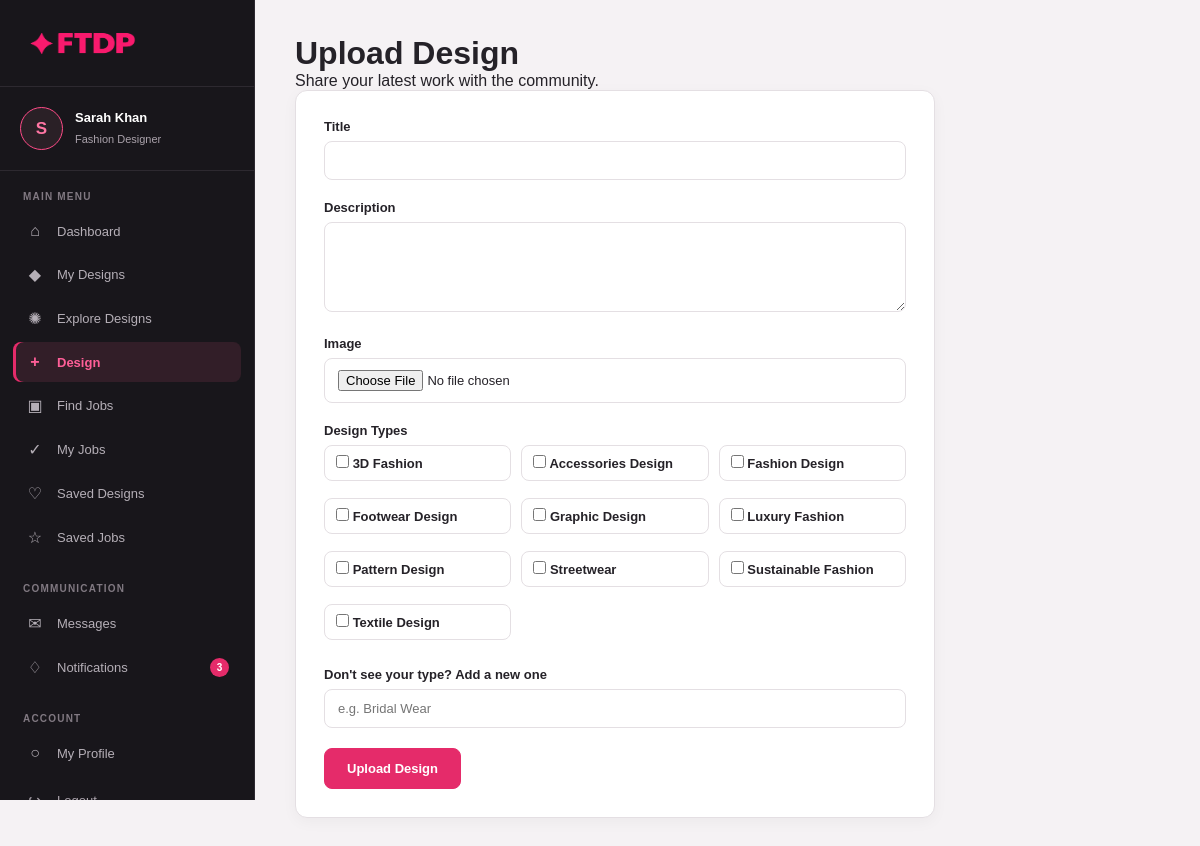
/frontend/pages/designer/upload_design.php (signed in), run on the app's committed database.
### tables this page shows
CREATE TABLE design_types (
id INT AUTO_INCREMENT PRIMARY KEY,

name VARCHAR(100) NOT NULL UNIQUE,

description TEXT,

created_at TIMESTAMP DEFAULT CURRENT_TIMESTAMP
);

### backend/designer/db_helpers.php (called while the page is built, shortened)
<?php
function getAllDesignTypes(mysqli $conn): array
{
    $sql = "
        SELECT id, name
        FROM design_types
        ORDER BY name ASC
    ";
    $result = $conn->query($sql);
    $types = [];
    while ($row = $result->fetch_assoc()) {
        $types[] = $row;
    }
    return $types;
}
?>

### backend/designer/upload_design.php (called while the page is built, shortened)
<?php
require_once __DIR__ . "/../config/config.php";
require_once __DIR__ . "/db_helpers.php";
$all_design_types = getAllDesignTypes($conn);
?>

### frontend/pages/designer/upload_design.php (the view, shortened to what this page needs)
<?php
require_once __DIR__ . "/../../../backend/designer/upload_design.php";
?>
<!DOCTYPE html>
<html lang="en">
<head>
    <link rel="stylesheet" href="../../css/designer_dashboard.css">
    <link rel="stylesheet" href="../../css/designer.css">
    <link rel="stylesheet" href="../../css/upload_design.css">
</head>
<body>
<div class="designer-dashboard">
    <?php require_once __DIR__ . "/../../include/designer_sidebar.php"; ?>
    <main class="designer-main">
        <div class="page-heading">
            <h1>Upload Design</h1>
            <p>Share your latest work with the community.</p>
        </div>
        <div class="upload-card">
            <form
                method="POST"
                action="upload_design.php"
                enctype="multipart/form-data"
            >
                <div class="form-group">
                    <label for="title">Title</label>
                    <input type="text" id="title" name="title" required>
                </div>
                <div class="form-group">
                    <label for="description">Description</label>
                    <textarea id="description" name="description"></textarea>
                </div>
                <div class="form-group">
                    <label for="image">Image</label>
                    <input type="file" id="image" name="image" accept=".jpg,.jpeg,.png,.webp" required>
                </div>
                <div class="form-group">
                    <label>Design Types</label>
                    <div class="types-checkbox-grid">
                        <?php foreach ($all_design_types as $type): ?>
                            <label class="type-checkbox">
                                <input type="checkbox" name="types[]" value="<?= (int) $type["id"]; ?>">
                                <?= htmlspecialchars($type["name"]); ?>
                            </label>
                        <?php endforeach; ?>
                    </div>
                </div>
                <div class="form-group">
                    <label for="new_type">Don't see your type? Add a new one</label>
                    <input type="text" id="new_type" name="new_type" placeholder="e.g. Bridal Wear">
                </div>
                <button type="submit" class="submit-btn">Upload Design</button>
            </form>
        </div>
    </main>
</div>
</body>
</html>

### frontend/css/designer_dashboard.css (style rules this page uses)
:root { --pink: #e52b6a; --pink-dark: #c91d58; --pink-light: #ff75a3; --pink-border: #ff4b88; --pink-soft: #fff0f5; --pink-dark-soft: #321e28; --text: #252228; --light-text: #68616b; --muted: #999099; --border: #e4dfe3; --white: #ffffff; --dashboard-bg: #f5f2f4; }
* { margin: 0; padding: 0; box-sizing: border-box; }
html { scroll-behavior: smooth; }
body { font-family: Arial, Helvetica, sans-serif; background: var(--dashboard-bg); color: var(--text); }
.designer-dashboard { min-height: 100vh; display: flex; }
.designer-main { width: calc(100% - 255px); margin-left: 255px; padding: 35px 40px; }

### frontend/css/designer.css (style rules this page uses)
:root { --sidebar-bg: #18161b; --sidebar-border: #2d2930; --sidebar-hover: #292129; --sidebar-active: #321e28; --pink: #e52b6a; --pink-light: #ff75a3; --pink-border: #ff4b88; --sidebar-text: #b5afb7; --sidebar-muted: #817982; --sidebar-white: #ffffff; }

### frontend/css/upload_design.css (style rules this page uses)
.upload-card { max-width: 640px; padding: 28px; background: var(--white); border: 1px solid var(--border); border-radius: 12px; box-shadow: 0 4px 15px rgba(30, 25, 30, 0.04); }
.form-group { margin-bottom: 20px; }
.form-group label { display: block; margin-bottom: 7px; color: var(--text); font-size: 13px; font-weight: 600; }
.form-group input[type="text"], .form-group textarea, .form-group input[type="file"] { width: 100%; padding: 11px 13px; border: 1px solid var(--border); border-radius: 8px; font-size: 13px; font-family: inherit; color: var(--text); }
.form-group textarea { resize: vertical; min-height: 90px; }
.types-checkbox-grid { display: grid; grid-template-columns: repeat(auto-fill, minmax(160px, 1fr)); gap: 10px; }
.type-checkbox { display: flex; align-items: center; gap: 8px; padding: 9px 11px; border: 1px solid var(--border); border-radius: 8px; font-size: 12px; color: var(--text); }
.type-checkbox input { accent-color: var(--pink); }
.submit-btn { padding: 12px 22px; border: 1px solid var(--pink); border-radius: 8px; background: var(--pink); color: var(--white); font-size: 13px; font-weight: 600; cursor: pointer; transition: 0.2s ease; }

### data on the page
design_types: name "3D Fashion"
design_types: name "Accessories Design"
design_types: name "Fashion Design"
design_types: name "Footwear Design"
design_types: name "Graphic Design"
design_types: name "Luxury Fashion"
design_types: name "Pattern Design"
design_types: name "Streetwear"
design_types: name "Sustainable Fashion"
design_types: name "Textile Design"

### other printed values
mb_substr($user_name, 0, 1) "S"
$user_name "Sarah Khan"
$sb_unread_notifications ?: "" "3"
